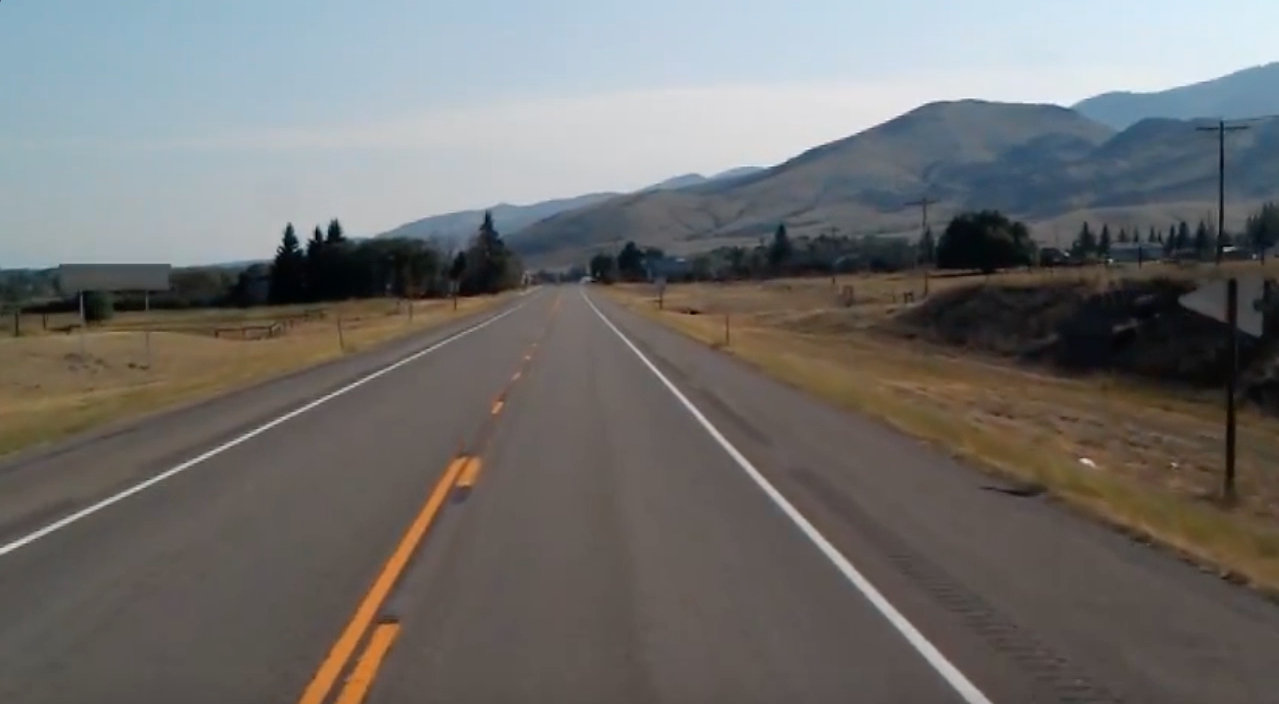
#> input picture Apps/sdc/test_image.jpg, 1279 x 704 px, given in place of Titan_2020_05_07.mp4, which was not available
$ python lanes.py
#> lines starting #> are read from the running program, lines starting #| are printed output that depends on the picture; after the words box and inside, x2 and y2 are one past the last pixel; in counts of white or black regions, pixels touching at a corner belong together; pictures that were not available may be replaced by others from this repository, and a replacement may not be noted
#> further down, frame is the input picture: shape (704, 1279, 3); mean B, G, R 109.7, 111.3, 112.3
# https://www.udemy.com/course/applied-deep-learningtm-the-complete-self-driving-car-course/learn/lecture/11241784#overview

import cv2
import numpy as np
import matplotlib.pyplot as plt
from numpy.polynomial.polynomial import polyval

last_left_line = [0,0,0,0]
last_right_line = [0,0,0,0]

left_slope_buffer = []
right_slope_buffer = []
lane_width_buffer = []

last_center = 640

left = 290
right = 800
top = 150

bottom_margin = 150
x_top_offset = 60
last_center = 400


def make_coordinates(image, line_parameters):
    slope, intercept = line_parameters
    y1 = image.shape[0] - bottom_margin
    y2 = y1 - top
    x1 = int((y1 - intercept) / slope)
    x2 = int((y2 - intercept) / slope)

    return np.array([x1, y1, x2, y2])

def average_slope_intercept(image, lines, last_center):
    global last_left_line
    global last_right_line

    if(lines is None or len(lines) == 0):
        return np.array([last_left_line, last_right_line])

    left_fit = []
    right_fit = []

    for line in lines:
        x1, y1, x2, y2 = line.reshape(4)


        parameters = np.polyfit((x1, x2), (y1, y2), 1)
        #parameters = polyval((x1, x2), (y1, y2), 1)
        slope = parameters[0]
        intercept = parameters[1]
        if slope < -0.5:
            left_fit.append((slope, intercept))
        elif slope > 0.5:
            right_fit.append((slope, intercept))

    global left_slope_buffer
    global right_slope_buffer

    if(len(left_fit) == 0):
        left_line = last_left_line
    else:
        left_fit_average = np.average(left_fit, axis = 0)
        left_slope_buffer.append(left_fit_average)
        left_fit_average = np.average(left_slope_buffer, axis=0)
        if(len(left_slope_buffer) > 30):
            left_slope_buffer.pop(0)

        left_line = make_coordinates(image, left_fit_average)
        last_left_line = left_line

    if(len(right_fit) == 0):
        right_line = last_right_line
    else:
        right_fit_average = np.average(right_fit, axis = 0)
        right_slope_buffer.append(right_fit_average)
        right_fit_average = np.average(right_slope_buffer, axis = 0)
        if(len(right_slope_buffer) > 30):
            right_slope_buffer.pop(0)

        right_line = make_coordinates(image, right_fit_average)
        last_right_line = right_line

    this_lane_width = right_line[0] - left_line[0]

    lane_width_buffer.append(this_lane_width)
    lane_width_avg = np.average(lane_width_buffer, axis=0)

    if(len(lane_width_buffer) > 30):
        lane_width_buffer.pop(0)

    delta = int((lane_width_avg - this_lane_width) / 2)

    left_line = np.array([left_line[0] - delta, left_line[1], left_line[2], left_line[3]])
    right_line = np.array([right_line[0] + delta, right_line[1], right_line[2], right_line[3]])

    return np.array([left_line, right_line])

# [7 lines left out: function display_lines, not called in this run]

def display_region(image, lines):
    line_image = np.zeros_like(image)
    if lines is not None and len(lines) > 1:
        if(len(lines[0]) > 3 and len(lines[1] > 3)):
            x11, y11, x12, y12 = lines[0].reshape(4)
            x21, y21, x22, y22 = lines[1].reshape(4)

            polygons = np.array([[
                [x11, y11], [x21, y21],
                [x22, y22], [x12, y12]]])

            cv2.fillPoly(line_image, polygons, (0,255, 0))

    return line_image

# [11 lines left out: function display_all_lines, not called in this run]

def detect_cars(image):
    gray = cv2.cvtColor(image, cv2.COLOR_RGB2GRAY)
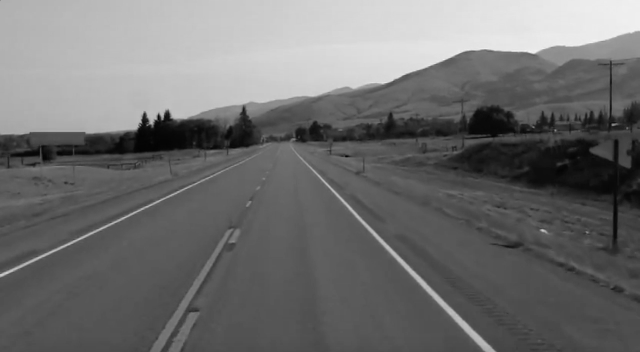
#> gray: shape (704, 1279) (shown at 1/2 size); min 0, max 246, mean 110.9
    cars = car_cascade.detectMultiScale(gray, 1.5, 2)
#> cars = [[109, 280, 45, 45]]
    for (x, y, w, h) in cars:
        cv2.rectangle(image, (x,y), (x+w,y+h), (0,0,255), 2)
#> this loop made 1 pass
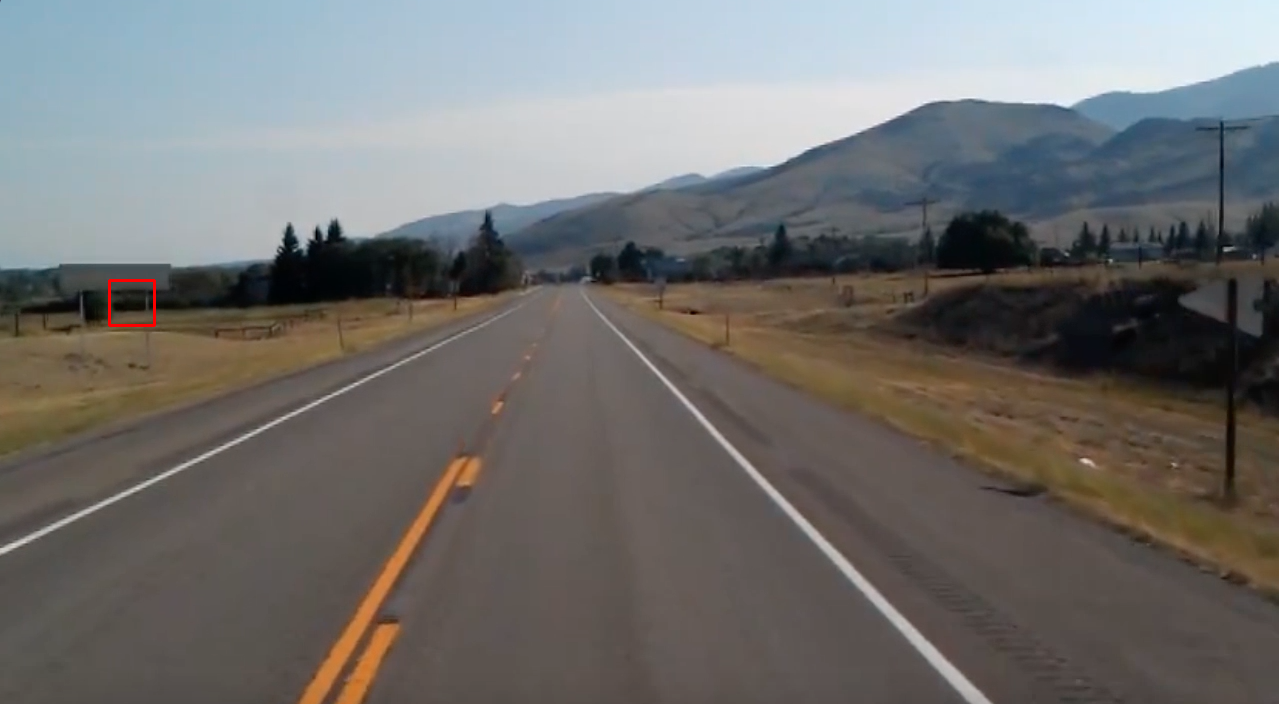
#> image: shape (704, 1279, 3); 0.06% of pixels changed, all inside (x1, y1, x2, y2) = (108, 279, 156, 327)

def canny(image):
   # gray = cv2.cvtColor(image, cv2.COLOR_RGB2GRAY)
    blur = cv2.GaussianBlur(image, (5,5), 0)
#> image: shape (704, 1279)
    canny = cv2.Canny(blur, 50, 150)
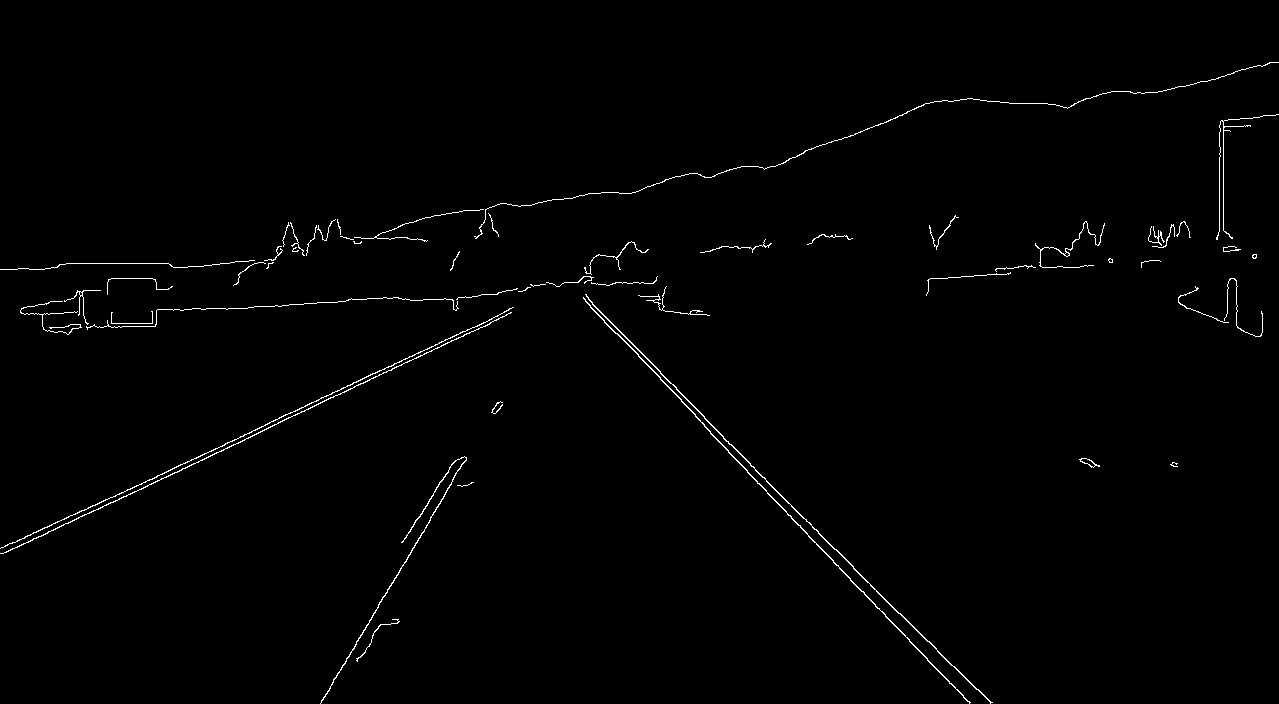
#> canny: shape (704, 1279); 0.93% white in thin lines or dots
    return canny

def region_of_interest(image, left, right, top, center, bottom_margin, x_top_offset):
#> called with left = 290, right = 800, top = 150, center = 400, bottom_margin = 150, x_top_offset = 60
    bottom = image.shape[0] - bottom_margin
    center = last_center

    height = bottom - top
    polygons = np.array([
            [(left, bottom), (right, bottom), (center + x_top_offset, height), (center - x_top_offset, height)]
        ])
    mask = np.zeros_like(image)
    cv2.fillPoly(mask, polygons, (255, 255, 255))
#> mask: shape (704, 1279); 5.3% white; 1 white region, box (x1, y1, x2, y2) and area: (290, 404, 801, 555) 47816
    masked_image = cv2.bitwise_and(image, mask)
#> masked_image: shape (704, 1279); 0.03% white in thin lines or dots, all inside (x1, y1, x2, y2) = (401, 456, 474, 555)
    return masked_image

car_cascade = cv2.CascadeClassifier('.\\data\\cars.xml')
cap = cv2.VideoCapture("s:\Titan_2020_05_07.mp4")

cross_y = 100
cross_diameter = 30

while(cap.isOpened()):
    try:
        ret, frame = cap.read()
        if(ret):
            detect_cars(frame)

            canny_image = canny(cv2.cvtColor(frame, cv2.COLOR_RGB2GRAY))

            cropped_image = region_of_interest(canny_image, left, right, top, last_center, bottom_margin, x_top_offset)

            lines = cv2.HoughLinesP(cropped_image, 2, np.pi / 180, 40, np.array([]), minLineLength=5, maxLineGap=2)
#> lines = [[409, 554, 463, 462], [442, 480, 449, 469], [403, 541, 453, 462]]
            averaged_lines = average_slope_intercept(frame, lines, last_center)
#> the loop in average_slope_intercept, `for line in lines:` made 3 passes
#> (x1, y1, x2, y2, slope, intercept) on passes 1 to 3: (409, 554, 463, 462, -1.7, 1250.8), (442, 480, 449, 469, -1.57, 1174.6), (403, 541, 453, 462, -1.58, 1177.7)
#> after the loop in average_slope_intercept, `for line in lines:`: left_fit = [(-1.7, 1250.8), (-1.57, 1174.6), (-1.58, 1177.7)]; right_fit = []
#> in average_slope_intercept, `left_fit_average = np.average(left_fit, axis = 0)`: left_fit_average = [-1.62, 1201]
#> in make_coordinates, `slope, intercept = line_parameters`: slope = -1.62; intercept = 1201
#> in make_coordinates, `x1 = int((y1 - intercept) / slope)`: x1 = 399
#> in make_coordinates, `x2 = int((y2 - intercept) / slope)`: x2 = 492
#> in average_slope_intercept, `left_line = make_coordinates(image, left_fit_average)`: left_line = [399, 554, 492, 404]
#> in average_slope_intercept, `this_lane_width = right_line[0] - left_line[0]`: this_lane_width = -399
#> in average_slope_intercept, `delta = int((lane_width_avg - this_lane_width) / 2)`: delta = 0
#> in average_slope_intercept, `right_line = np.array([right_line[0] + delta, right_line[1], right_lin..`: right_line = [0, 0, 0, 0]
#> averaged_lines = [[399, 554, 492, 404], [0, 0, 0, 0]]
            avg_line_image = display_region(frame, averaged_lines)
#> in display_region, `x11, y11, x12, y12 = lines[0].reshape(4)`: x11 = 399; y11 = 554; x12 = 492; y12 = 404
#> in display_region, `x21, y21, x22, y22 = lines[1].reshape(4)`: x21 = 0
#> in display_region, `polygons = np.array([[ [x11, y11], [x21, y21], [x22, y22], [x12, y12]]])`: polygons = [[399, 554], [0, 0], [0, 0], [492, 404]]
#> in display_region, `cv2.fillPoly(line_image, polygons, (0,255, 0))`:
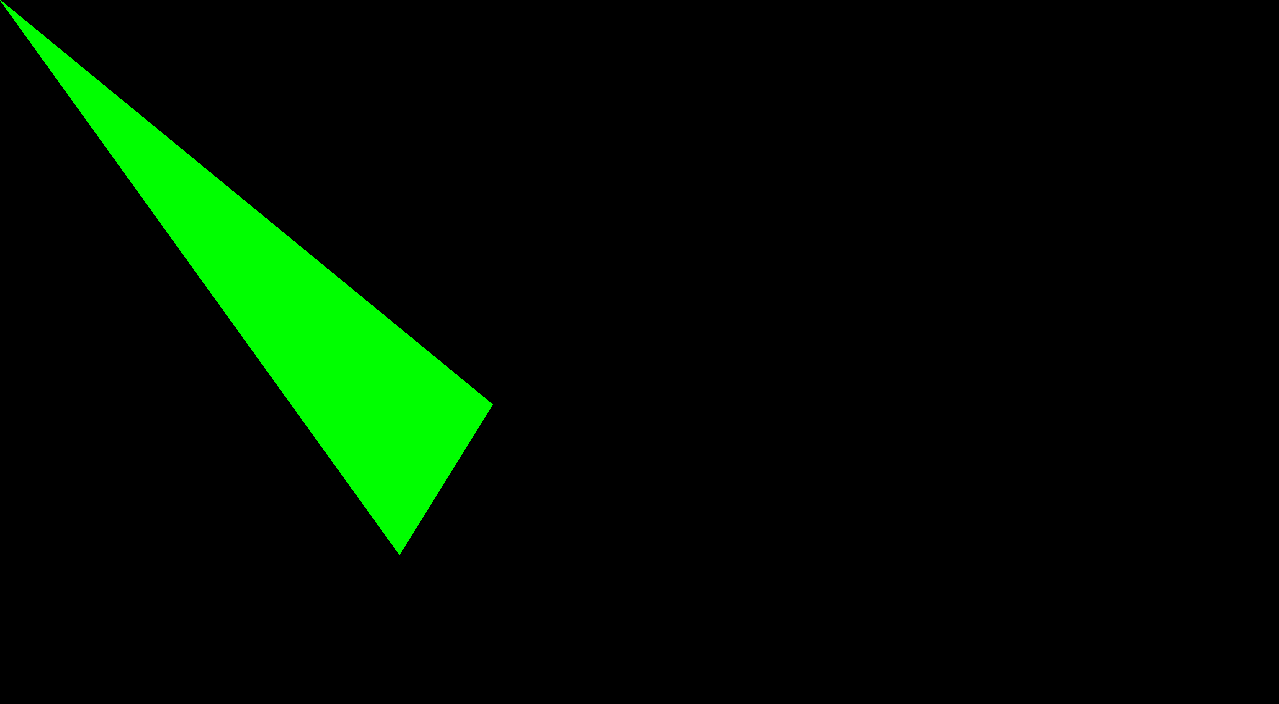
#> line_image: shape (704, 1279, 3); mean of channels 0, 1, 2 0, 15.9, 0; drawn as B, G, R

            print(averaged_lines)
#| [[399 554 492 404]
#|  [  0   0   0   0]]
            if(averaged_lines[0][2] < averaged_lines[1][2]):
                line_image = display_all_lines(frame, lines)
                averageX = int((averaged_lines[0][2] + averaged_lines[1][2]) / 2)
                last_center = averageX

                combo_image = cv2.addWeighted(avg_line_image, 0.25, frame, 1, 1)
                combo_image = cv2.addWeighted(line_image, 0.98, combo_image, 1, 1)
                cv2.line(combo_image, (averageX, cross_y + cross_diameter), (averageX, cross_y - cross_diameter), (0, 0, 255), 2)
                cv2.line(combo_image, (averageX - cross_diameter, cross_y), (averageX + cross_diameter, cross_y), (0, 0, 255), 2)
                cv2.imshow('Result', combo_image  )
            else:
                cv2.imshow('Result', frame )

        else:
            print("End of Video")
            break
        if cv2.waitKey(1) == ord('q'):
#> (key q is pressed here)
            break

    except KeyboardInterrupt:
        print("^C received, shutting down.")
        break

cap.release()
cv2.destroyAllWindows()

$ run again, on Apps/sdc/CaptureGP.PNG
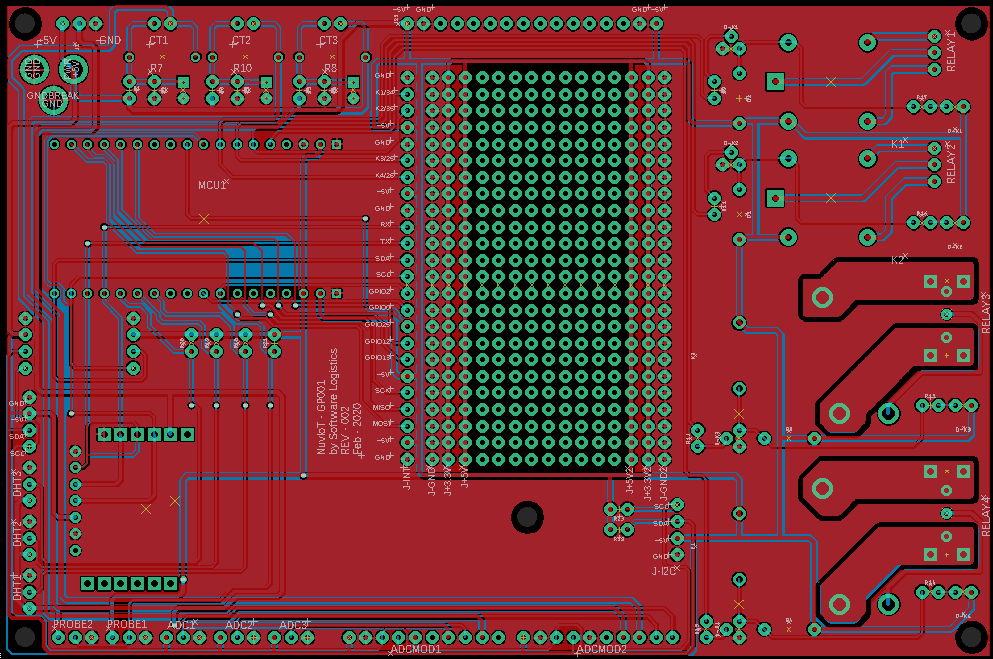
#> input picture Apps/sdc/CaptureGP.PNG, 993 x 659 px, given in place of Titan_2020_05_07.mp4, which was not available
#> frame is the input picture: shape (659, 993, 3); mean B, G, R 51.3, 48.5, 117.3
#> cars = ()
#> in canny, `canny = cv2.Canny(blur, 50, 150)`:
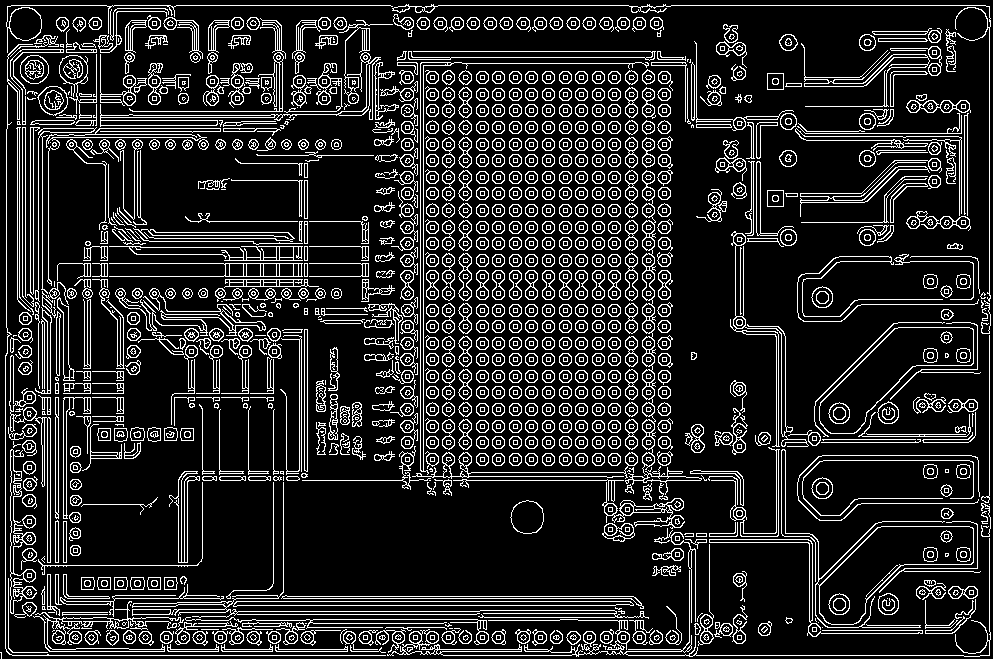
#> canny: shape (659, 993); 15.3% white in thin lines or dots
#> mask: shape (659, 993); 7.3% white; 1 white region, box (x1, y1, x2, y2) and area: (290, 359, 801, 510) 47816
#> masked_image: shape (659, 993); 1.3% white in thin lines or dots, all inside (x1, y1, x2, y2) = (301, 359, 786, 510)
#> lines = 431 rows, first 6: [466, 480, 628, 480], [420, 457, 426, 457], [530, 436, 536, 438], [318, 425, 325, 425], [376, 441, 381, 441], [409, 476, 606, 476]
#> the loop in average_slope_intercept, `for line in lines:` made 431 passes
#> (x1, y1, x2, y2, slope, intercept) on passes 1 to 3: (466, 480, 628, 480, -2.12e-16, 480), (420, 457, 426, 457, -5.98e-15, 457), (530, 436, 536, 438, 0.333, 259.3)
#> after the loop in average_slope_intercept, `for line in lines:`: left_fit = [(-1, 901), (-1, 895), (-1, 939), (-1, 920), (-3.25, 1936), (-1, 935), (-1, 934), (-6, 3068), (-6, 3086)]; right_fit = 43 pairs, first value 0.5 to 1.33, second value -314.7 to 245.5
#> left_fit_average = [-2.36, 1512.7]
#> in make_coordinates, `slope, intercept = line_parameters`: slope = -2.36; intercept = 1512.7
#> in make_coordinates, `x1 = int((y1 - intercept) / slope)`: x1 = 425
#> in make_coordinates, `x2 = int((y2 - intercept) / slope)`: x2 = 488
#> left_line = [425, 509, 488, 359]
#> right_fit_average = [0.679, 71.29]
#> right_line = [644, 509, 423, 359]
#> this_lane_width = 219
#> delta = 0
#> averaged_lines = [[425, 509, 488, 359], [644, 509, 423, 359]]
#> x11 = 425; y11 = 509; x12 = 488; y12 = 359
#> x21 = 644; y21 = 509; x22 = 423; y22 = 359
#> in display_region, `polygons = np.array([[ [x11, y11], [x21, y21], [x22, y22], [x12, y12]]])`: polygons = [[425, 509], [644, 509], [423, 359], [488, 359]]
#> in display_region, `cv2.fillPoly(line_image, polygons, (0,255, 0))`:
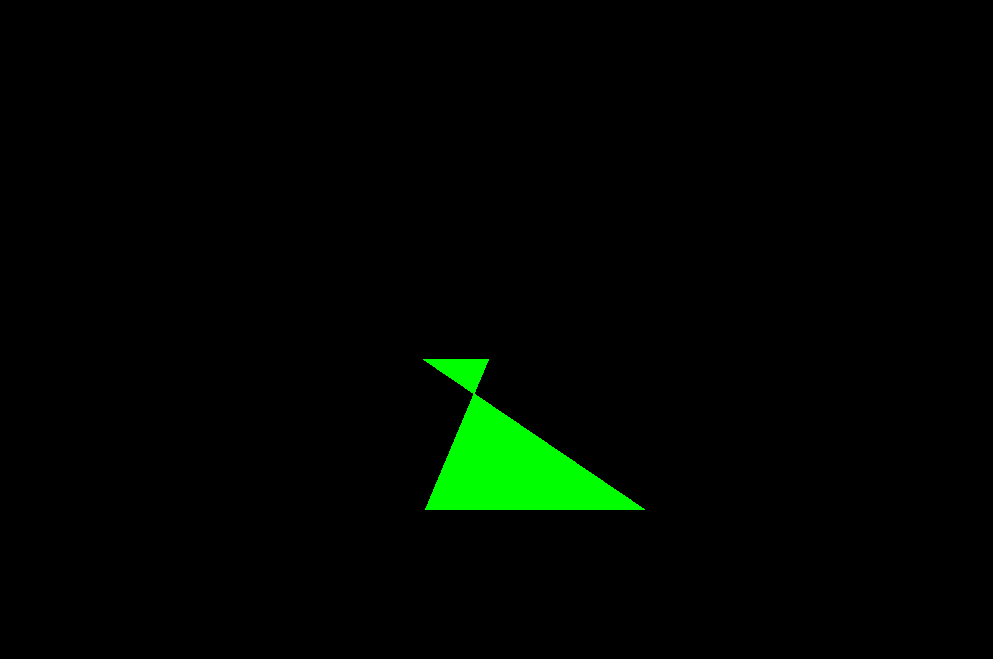
#> line_image: shape (659, 993, 3); mean of channels 0, 1, 2 0, 5.5, 0; drawn as B, G, R
#| [[425 509 488 359]
#|  [644 509 423 359]]
